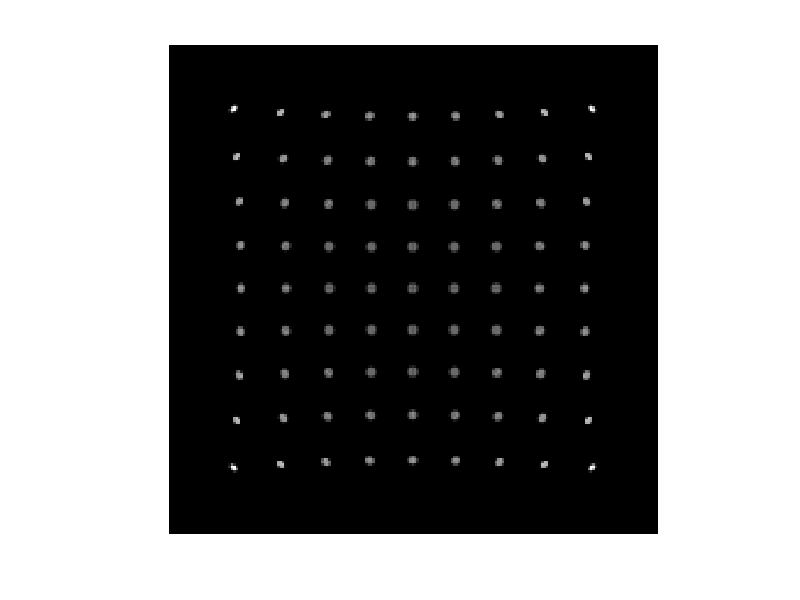

The MATLAB script that drew this image:
%% ray-tracing for an ideal lens

% declare point sources in world space.  The camera is usually at [0 0 0],
% and pointing towards -z.  We are using a right-handed coordinate system.

%place point sources using meshgrid.  This is a 5x5 grid.
[XGrid YGrid] = meshgrid(-4000:1000:4000,-4000:1000:4000);
pointSources = [XGrid(:) YGrid(:) ones(size(XGrid(:))) * -20000];

% [XGrid YGrid] = meshgrid(-400:100:400,-400:100:400);
% pointSources = [XGrid(:) YGrid(:) ones(size(XGrid(:))) * -7000];

% pointSources = [0 0 -20000;
%                 0 5000 -20000;
%                 0 -5000 -20000;
%                 5000 0 -20000;
%                 5000 5000 -20000;
%                 5000 -5000 -20000;
%                 -5000 0 -20000;
%                 -5000 5000 -20000;
%                 -5000 -5000 -20000;];
 
            
            
            

%sensor properties
sensor.size = [48 48];  %in mm
sensor.position = [0 0 49]; 
% sensor.position = [0 0 165]; 
sensor.resolution = [200 200];
sensor.image = zeros(sensor.resolution);
sensor.focalLength = 50; %in mm

apertureRadius =1; % in mm

%note: the offset format is DIFFERENT from the lens files - we must address
%this somehow
lensSurfaces = cell(1,1);
lensSurfaces{1}.offset = 3;
lensSurfaces{1}.radius = -67;
lensSurfaces{1}.aperture = 3;
lensSurfaces{1}.indexOfRefr = 1;

lensSurfaces{2}.offset = 0;   %figure out the best way to deal with these offsets
lensSurfaces{2}.radius = 67;
lensSurfaces{2}.aperture = 3;
lensSurfaces{2}.indexOfRefr = 1.67;

totalOffset = 0;
for i = 1:length(lensSurfaces)
    totalOffset = totalOffset + lensSurfaces{i}.offset; 
end



% this position should NOT change
lensCenterPosition = [0 0 1.5];

lensIllustration = zeros(300, 300);
%loop through all point sources
for curInd = 1:size(pointSources, 1);
    
    curPointSource = pointSources(curInd, :);
    
    %trace ray from point source to lens center, to image.  This helps
    %determine the point of focus
    centerRay.origin = curPointSource;
    centerRay.direction = lensCenterPosition - centerRay.origin;
    centerRay.direction = centerRay.direction./norm(centerRay.direction);
    
    %calculate the in-focus position using thin lens equation
    inFocusDistance = 1/(1/sensor.focalLength - -1/curPointSource(3));
    inFocusT = (inFocusDistance - centerRay.origin(3))/centerRay.direction(3);
    inFocusPosition = centerRay.origin + inFocusT .* centerRay.direction;
    

    %loop through aperture positions and uniformly sample the aperture
    %everything is done in vector form for speed
    [apertureSample.X, apertureSample.Y] = meshgrid(linspace(-1, 1, 30),linspace(-1, 1, 30)); %adjust this if needed
    
    %assume a circular aperture, and make a mask that is 1 when the pixel
    %is within a circle of radius 1
    apertureMask = (apertureSample.X.^2 + apertureSample.Y.^2) <= 1;
    
    scaledApertureSample.X = apertureSample.X .* apertureRadius; 
    scaledApertureSample.Y = apertureSample.Y .* apertureRadius; 
    
    %remove cropped sections of aperture
    croppedApertureSample.X =  scaledApertureSample.X;
    croppedApertureSample.X(apertureMask == 0) = [];
    croppedApertureSample.X = croppedApertureSample.X';
    croppedApertureSample.Y =  scaledApertureSample.Y;
    croppedApertureSample.Y(apertureMask == 0) = [];
    croppedApertureSample.Y = croppedApertureSample.Y';
    
    %calculate the origin and direction of the rays
    rays.origin = repmat(curPointSource, [size(croppedApertureSample.Y(:), 1) 1] );   %the new origin will just be the position of the current light source
    rays.direction = [(croppedApertureSample.X(:) -  rays.origin(:,1)) (croppedApertureSample.Y(:) -  rays.origin(:,2)) (lensCenterPosition(3) - rays.origin (:,3)) .* ones(size(croppedApertureSample.Y(:)))];
    rays.direction = rays.direction./repmat( sqrt(rays.direction(:, 1).^2 + rays.direction(:, 2).^2 + rays.direction(:,3).^2), [1 3]); %normalize direction
       
    
    
    prevSurfaceZ = -totalOffset;
    prevN = 1;  %assume that we start off in air
    
    
    for lensEl = length(lensSurfaces):-1:1
        sphere = lensSurfaces{lensEl};
        sphere.center = [0 0 prevSurfaceZ + sphere.offset + sphere.radius];

        newRays = rays;
        %vectorize this operation later
        for i = 1:length(rays.origin)
            ray.direction = newRays.direction(i,:);
            ray.origin = newRays.origin(i,:);
            %calculate intersection with lens element
            radicand = dot(ray.direction, ray.origin - sphere.center)^2 - ...
                ( dot(ray.origin -sphere.center, ray.origin -sphere.center)) + sphere.radius^2;
            if (sphere.radius < 0)
                intersectT = (-dot(ray.direction, ray.origin - sphere.center) + sqrt(radicand));
            else
                intersectT = (-dot(ray.direction, ray.origin - sphere.center) - sqrt(radicand));
            end

            %make sure that T is > 0
            if (intersectT < 0)
                disp('Warning: intersectT less than 0.  Something went wrong here...');
            end
            
            intersectPosition = ray.origin + intersectT * ray.direction;
            lensIllustration(max(round(intersectPosition(2) * 100 + 150),1), max(-round(intersectPosition(3) * 1000), 1)) = 1;  %show a lens illustration
            
            normalVec = intersectPosition - sphere.center;  %does the polarity of this vector matter?
            normalVec = normalVec./norm(normalVec);
            if (sphere.radius < 0)  %which is the correct sign convention?
                normalVec = -normalVec;
            end
            ratio = prevN/sphere.indexOfRefr;
            c = -dot(normalVec, ray.direction);
            newVec = ratio *ray.direction + (ratio*c -sqrt(1 - ratio^2 * (1 - c^2)))  * normalVec; 
            newVec = newVec./norm(newVec); %normalize
            newRays.origin(i, : ) = intersectPosition;
            newRays.direction(i, : ) = newVec;
            
        end
        prevN = sphere.indexOfRefr;
        prevSurfaceZ = prevSurfaceZ + sphere.offset;
     end
%     %when intersecting ideal lens, change the direction to intersect the
%     %inFocusPosition, and update the origin
%     lensIntersectT = (lensCenterPosition(3) - rays.origin(:,3))./ rays.direction(:,3);
%     lensIntersectPosition = rays.origin +  repmat(lensIntersectT, [1 3]) .* rays.direction;
%     %calculate new direction
%     newRays.origin = lensIntersectPosition;
%     newRays.direction = repmat(inFocusPosition , [size(newRays.origin,1) 1 ]) - newRays.origin;
%     

    %calculate intersection point at sensor
    intersectZ = repmat(sensor.position(3), [size(newRays.origin, 1) 1]);
    intersectT = (intersectZ - newRays.origin(:, 3))./newRays.direction(:, 3);
    
    intersectPosition = newRays.origin + newRays.direction .* repmat(intersectT, [1 3]);
    imagePixel = [intersectPosition(:,2) intersectPosition(:, 1)]; 
    imagePixel = round(imagePixel* sensor.resolution(1)/sensor.size(1)    + repmat( sensor.resolution./2, [size(imagePixel,1) 1]));   %
    
    %make sure imagePixel is in range;
    imagePixel(imagePixel < 1) = 1;
    imagePixel = min(imagePixel, repmat(sensor.resolution, [size(imagePixel,1) 1]));
    
    %add a value to the intersection position
    for i = 1:size(croppedApertureSample.Y(:))
        sensor.image(imagePixel(i,1), imagePixel(i,2)) =  sensor.image(imagePixel(i,1), imagePixel(i,2)) + 1;  %sensor.image(imagePixel(:,1), imagePixel(:,2)) + 1;
    end
end

figure; imshow(sensor.image/ max(sensor.image(:)));
